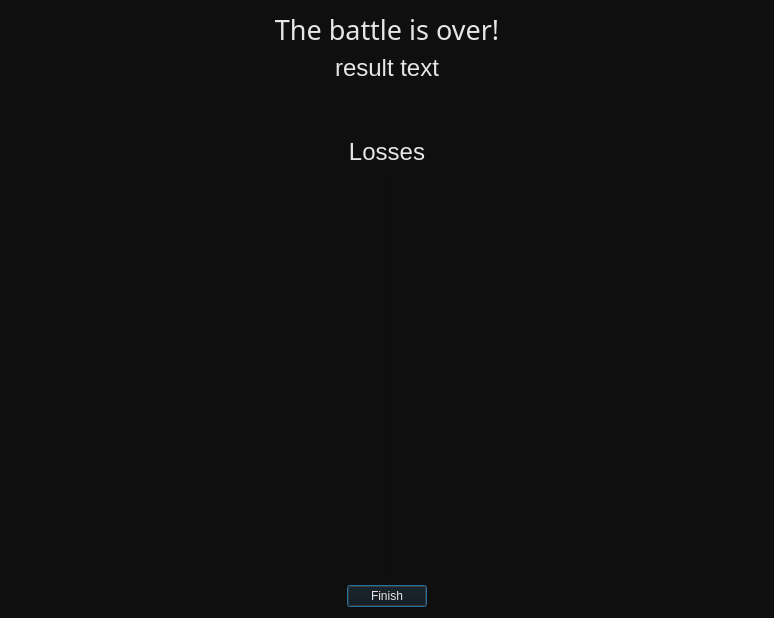
<?xml version="1.0" encoding="UTF-8"?>
<ui version="4.0">
 <class>BattleResultView</class>
 <widget class="QDialog" name="BattleResultView">
  <property name="geometry">
   <rect>
    <x>0</x>
    <y>0</y>
    <width>774</width>
    <height>618</height>
   </rect>
  </property>
  <property name="windowTitle">
   <string>Dialog</string>
  </property>
  <property name="styleSheet">
   <string notr="true">background-color: rgb(15, 15, 15);
font: 14pt &quot;Ancient Modern Tales&quot;;
color: rgb(230, 230, 230);</string>
  </property>
  <layout class="QVBoxLayout" name="verticalLayout">
   <item>
    <widget class="QLabel" name="label">
     <property name="font">
      <font>
       <family>Ancient Modern Tales</family>
       <pointsize>20</pointsize>
       <weight>50</weight>
       <italic>false</italic>
       <bold>false</bold>
      </font>
     </property>
     <property name="styleSheet">
      <string notr="true">font: 20pt</string>
     </property>
     <property name="text">
      <string>The battle is over!</string>
     </property>
     <property name="alignment">
      <set>Qt::AlignCenter</set>
     </property>
    </widget>
   </item>
   <item>
    <widget class="QLabel" name="lbl_resultText">
     <property name="styleSheet">
      <string notr="true">font: 18pt</string>
     </property>
     <property name="text">
      <string>result text</string>
     </property>
     <property name="alignment">
      <set>Qt::AlignCenter</set>
     </property>
    </widget>
   </item>
   <item>
    <spacer name="verticalSpacer_2">
     <property name="orientation">
      <enum>Qt::Vertical</enum>
     </property>
     <property name="sizeType">
      <enum>QSizePolicy::Fixed</enum>
     </property>
     <property name="sizeHint" stdset="0">
      <size>
       <width>20</width>
       <height>50</height>
      </size>
     </property>
    </spacer>
   </item>
   <item>
    <widget class="QLabel" name="label_3">
     <property name="styleSheet">
      <string notr="true">font: 18pt</string>
     </property>
     <property name="text">
      <string>Losses</string>
     </property>
     <property name="alignment">
      <set>Qt::AlignCenter</set>
     </property>
    </widget>
   </item>
   <item>
    <layout class="QHBoxLayout" name="horizontalLayout">
     <item>
      <widget class="ArmyLayout" name="wgt_armyOnLeftLosses" native="true">
       <property name="sizePolicy">
        <sizepolicy hsizetype="Preferred" vsizetype="MinimumExpanding">
         <horstretch>0</horstretch>
         <verstretch>0</verstretch>
        </sizepolicy>
       </property>
       <property name="minimumSize">
        <size>
         <width>0</width>
         <height>250</height>
        </size>
       </property>
      </widget>
     </item>
     <item>
      <widget class="Line" name="line">
       <property name="orientation">
        <enum>Qt::Vertical</enum>
       </property>
      </widget>
     </item>
     <item>
      <widget class="ArmyLayout" name="wgt_armyOnRightLosses" native="true">
       <property name="sizePolicy">
        <sizepolicy hsizetype="Preferred" vsizetype="MinimumExpanding">
         <horstretch>0</horstretch>
         <verstretch>0</verstretch>
        </sizepolicy>
       </property>
       <property name="minimumSize">
        <size>
         <width>0</width>
         <height>250</height>
        </size>
       </property>
      </widget>
     </item>
    </layout>
   </item>
   <item>
    <layout class="QHBoxLayout" name="horizontalLayout_2">
     <item>
      <spacer name="horizontalSpacer">
       <property name="orientation">
        <enum>Qt::Horizontal</enum>
       </property>
       <property name="sizeHint" stdset="0">
        <size>
         <width>40</width>
         <height>20</height>
        </size>
       </property>
      </spacer>
     </item>
     <item>
      <widget class="QPushButton" name="pb_close">
       <property name="text">
        <string>Finish</string>
       </property>
      </widget>
     </item>
     <item>
      <spacer name="horizontalSpacer_2">
       <property name="orientation">
        <enum>Qt::Horizontal</enum>
       </property>
       <property name="sizeHint" stdset="0">
        <size>
         <width>40</width>
         <height>20</height>
        </size>
       </property>
      </spacer>
     </item>
    </layout>
   </item>
  </layout>
 </widget>
 <customwidgets>
  <customwidget>
   <class>ArmyLayout</class>
   <extends>QWidget</extends>
   <header>ui/army_layout.h</header>
   <container>1</container>
  </customwidget>
 </customwidgets>
 <resources/>
 <connections/>
</ui>
